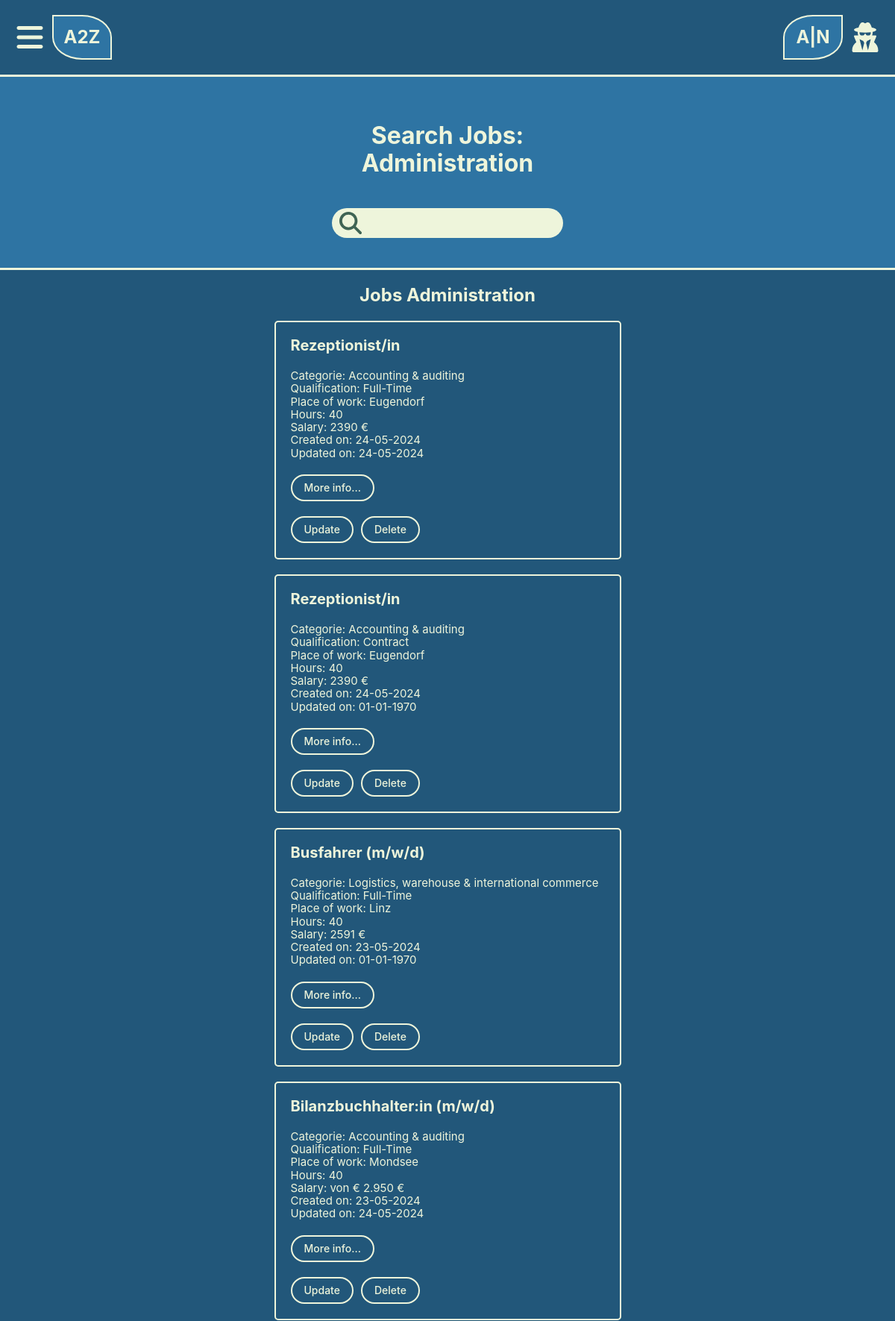
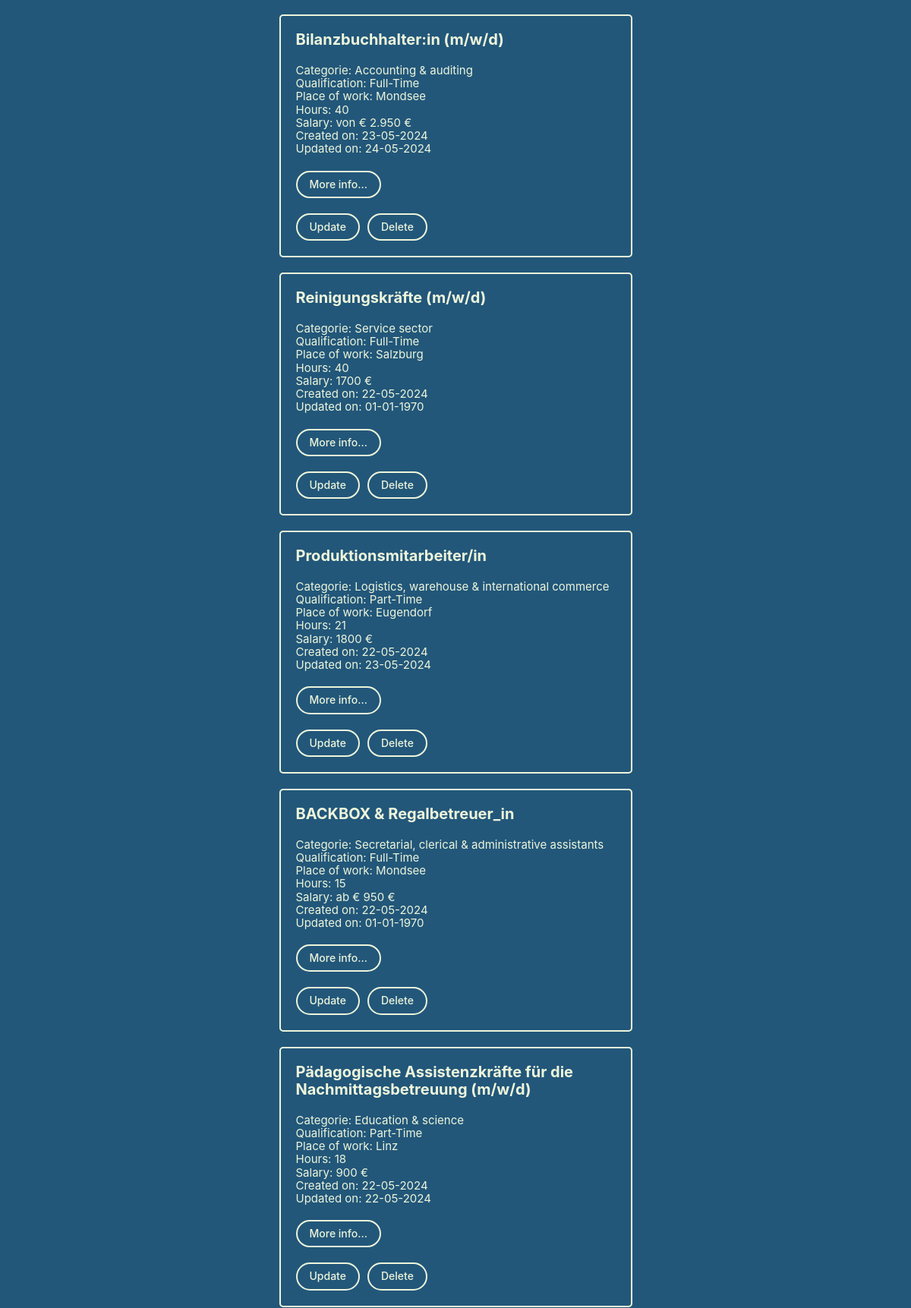
/admin/jobsadmin.php (signed in, upper part), run on the app's committed database (2 pictures, top to bottom).
### tables this page shows
CREATE TABLE `jobs` (
  `id` int(10) UNSIGNED NOT NULL,
  `user_id` int(10) UNSIGNED NOT NULL,
  `job_title` varchar(255) NOT NULL,
  `qualification_id` int(10) NOT NULL,
  `description` text NOT NULL,
  `categorie_id` int(10) NOT NULL,
  `place_of_work` varchar(255) NOT NULL,
  `hours` varchar(50) NOT NULL,
  `salary` varchar(50) NOT NULL,
  `created_on` date NOT NULL,
  `modified_on` date DEFAULT NULL,
  `status` varchar(7) NOT NULL
);

CREATE TABLE `categories` (
  `id` int(10) UNSIGNED NOT NULL,
  `categorie_name` varchar(255) NOT NULL
);

CREATE TABLE `qualifications` (
  `id` int(10) UNSIGNED NOT NULL,
  `qualification_name` varchar(255) NOT NULL
);

### admin/functions.php (called while the page is built, shortened)
<?php
spl_autoload_register(
    function (string $class) {
        $prefix = "WIFI\\JWE23\\";
        $length = strlen($prefix);
        $basis = __DIR__ . "/";
        $class_without_prefix = substr($class, $length);
        $datei = $basis . $class_without_prefix . ".php";
        $datei = str_replace("\\", "/", $datei);
    }
);

### admin/DataBanking/MySql.php (called while the page is built, shortened)
<?php
class MySql
{
    private static ?MySql $instanz = null;
    public static function getInstanz(): MySql
    {
        if (!self::$instanz) {
            self::$instanz = new MySql();
        }
        return self::$instanz;
    }
    private \mysqli $db;
    public function connect()
    {
        $this->db = new \mysqli(MYSQL_HOST, MYSQL_USER, MYSQL_PASSWORD, MYSQL_DATABANK);
        $this->db->set_charset("utf8mb4");
    }
    public function escape(string $value): string {
        return $this->db->real_escape_string($value);
    }
    public function query(string $input): \mysqli_result|bool
    {
        $result = $this->db->query($input);
        return $result;
    }
}

### admin/DataBanking/Model/Jobs.php (called while the page is built, shortened)
<?php
class Jobs {
    public function all_jobs_admin(): array
    {
        $all_jobs = array();
        $db = Mysql::getInstanz();
        $result = $db->query("SELECT * FROM jobs ORDER BY id DESC");
        while ($row = $result->fetch_assoc())
        {
            $all_jobs[] = new Job($row);
        }
        return $all_jobs;
    }
}

### admin/DataBanking/Model/Row/RowAbstract.php (called while the page is built, shortened)
<?php
abstract class RowAbstract
{
    protected string $tabel;
    private array $data = array();
    public function __construct(array|int $id_or_data)
    {
        if (is_array($id_or_data))
        {
            $this->data = $id_or_data;
        } else {
            $db = Mysql::getInstanz();
            $sql_id = $db->escape($id_or_data);
            $result = $db->query("SELECT * FROM {$this->tabel} WHERE id = '{$sql_id}'");
            $this->data = $result->fetch_assoc();
        }
    }
    public function __get(string $eigenschaft):mixed
    {
        return $this->data[$eigenschaft];
    }
}

### admin/DataBanking/Model/Row/Job.php (called while the page is built, shortened)
<?php
class Job extends RowAbstract
{
    public function get_categorie(): Categorie
    {
        return new Categorie($this->categorie_id);
    }
    public function get_qualification(): Qualification
    {
        return new Qualification($this->qualification_id);
    }
}

### admin/jobsadmin.php (the view, shortened to what this page needs)
<?php
include "header.php";
?>
            <div class="wrapper-accent border-bottom">
                <div class="wrapper">
                    <div class="hero">
                        <h1><?php
                            if ($_SESSION["admin"] == 1) {
                                echo "Search Jobs: <br> Administration";
                            } else {
                                echo "Search Jobs: <br>" . htmlspecialchars($_SESSION["firm"]);
                            } ?></h1>
                        <div class="hero__box">
                            <div class="search-field">
                                <img
                                    class="search-field__img"
                                    src="icons/search.svg"
                                    alt=""
                                />
                                <input
                                    class="search-field__input"
                                    type="text"
                                    id="search-field"
                                />
                            </div>
                        </div>
                    </div>
                </div>
            </div>
        </header>
        <main>
            <div class="wrapper-main">
                <div class="wrapper">
                    <h2 class="text-center top-bot-pad-2"><?php
                    if ($_SESSION["admin"] == 1) {
                        echo htmlspecialchars("Jobs Administration");
                    } else {
                        echo htmlspecialchars($_SESSION["firm"] . " Administration");
                    } ?>
                    </h2>
                    <div class="cards-box">
                        <?php
                        if ($_SESSION["admin"])
                        {
                        $jobs = new Jobs;
                        $all_jobs = $jobs->all_jobs_admin();
                        foreach ($all_jobs as $job)
                            {
                            $created_on = $job->created_on;
                            $display_created = date("d-m-Y", strtotime($created_on));
                            $modified_on = $job->modified_on;
                            $display_modified = date("d-m-Y", strtotime($modified_on));
                            echo "<div class='card'>";
                                echo "<h3 class='card__title'>{$job->job_title}</h3>";
                                echo "<div>";
                                    echo "<ul class='card__ul'>";
                                        echo "<li>Categorie: {$job->get_categorie()->categorie_name}</li>";
                                        echo "<li>Qualification: {$job->get_qualification()->qualification_name}</li>";
                                        echo "<li>Place of work: {$job->place_of_work}</li>";
                                        echo "<li>Hours: {$job->hours}</li>";
                                        echo "<li>Salary: {$job->salary} €</li>";
                                        echo "<li>Created on: {$display_created}</li>";
                                        echo "<li>Updated on: {$display_modified}</li>";
                                    echo "</ul>";
                                echo "</div>";
                                echo "<button class='btn card__btn no-anchor-color btn-slide'>More info...</button>";
                                echo "<div class='btn-div-start'>";
                                    echo "<a href='jobsnew.php?id={$job->id}' class='btn card__btn no-anchor-color no-cursor'>Update</a>";
                                    echo "<a href='jobsdelete.php?id={$job->id}' class='btn card__btn no-anchor-color no-cursor'>Delete</a>";
                                echo "</div>";
                            echo "</div>";
                            }
                        }
                        ?>
                    </div>
                </div>
            </div>
        </main>
<?php
include "footer.php"
?>

### admin/css/main.css (style rules this page uses)
:root { --main: #22577a; --accent: #2e74a3; --text: #eef5db; --night: #12130f; }
*, *::before, *::after { margin: 0; padding: 0; box-sizing: border-box; word-break: keep-all; }
html { font-size: 62.5%; font-family: Inter, system-ui, -apple-system, BlinkMacSystemFont, 'Segoe UI', Roboto, Oxygen, Ubuntu, Cantarell, 'Open Sans', 'Helvetica Neue', sans-serif; color: var(--text); height: 100%; width: 100%; }
body { display: flex; flex-direction: column; justify-content: space-between; height: 100%; width: 100%; }
img { width: 100%; }
.text-center { text-align: center; }
.main-color { background: var(--main); }
.top-bot-pad-2 { padding: 2rem 0; }
.wrapper { max-width: 1280px; margin: 0 auto; }
.wrapper-main { width: 100%; background-color: var(--main); }
.wrapper-accent { width: 100%; background-color: var(--accent); }
.border-bottom { border-bottom: 3px solid var(--text); }
.no-anchor-color { text-decoration: none; color: var(--text); }
h1 { font-size: 3.2rem; }
h2 { font-size: 2.4rem; }
h3 { font-size: 2rem; }
a { color: var(--text); }
.btn { color: var(--text); padding: 1rem 2rem; font-size: 1.8rem; border: 2px solid var(--text); border-radius: 25px; letter-spacing: 0.2px; font-weight: 500; width: max-content; }
.btn-div-start { display: flex; flex-direction: row; justify-content: flex-start; align-items: center; gap: 1rem; }
input { background: var(--text); border: none; font-size: 1.8rem; }
.hero { background: var(--accent); padding: 4rem 2rem; text-align: center; display: flex; flex-direction: column; justify-content: center; align-items: center; gap: 2rem; }
.search-field { background: var(--text); display: flex; flex-direction: row; justify-content: center; align-items: center; padding: 0.5rem 1rem 0.5rem 1rem; gap: 1rem; width: min-content; border-radius: 20px; }
.search-field__img { width: 3rem; height: 3rem; }
.search-field__input { max-width: 25rem; height: 3rem; font-weight: 500; }
.cards-box { padding: 0 2rem 4rem; display: flex; flex-direction: column; justify-content: center; align-items: center; gap: 2rem; }
.card { padding: 2rem; border: 2px solid var(--text); display: flex; flex-direction: column; gap: 2rem; width: 100%; max-width: 465px; border-radius: 5px; background: var(--main); }
.card__ul { list-style: none; font-size: 1.5rem; }
.card__btn { font-size: 1.4rem; letter-spacing: 0; padding: 0.8rem 1.6rem; background: var(--main); }

### data on the page
jobs: job_title "Rezeptionist/in", categorie.categorie_name "Accounting & auditing", qualification.qualification_name "Full-Time", place_of_work "Eugendorf", hours "40", salary "2390", created_on "24-05-2024", modified_on "24-05-2024"
jobs: job_title "Rezeptionist/in", categorie.categorie_name "Accounting & auditing", qualification.qualification_name "Contract", place_of_work "Eugendorf", hours "40", salary "2390", created_on "24-05-2024", display_modified "01-01-1970"
jobs: job_title "Busfahrer (m/w/d)", categorie.categorie_name "Logistics, warehouse & international commerce", qualification.qualification_name "Full-Time", place_of_work "Linz", hours "40", salary "2591", created_on "23-05-2024", display_modified "01-01-1970"
jobs: job_title "Bilanzbuchhalter:in (m/w/d)", categorie.categorie_name "Accounting & auditing", qualification.qualification_name "Full-Time", place_of_work "Mondsee", hours "40", salary "von € 2.950", created_on "23-05-2024", modified_on "24-05-2024"
jobs: job_title "Bilanzbuchhalter:in (m/w/d)", categorie.categorie_name "Accounting & auditing", qualification.qualification_name "Full-Time", place_of_work "Mondsee", hours "40", salary "von € 2.950", created_on "23-05-2024", modified_on "24-05-2024"
jobs: job_title "Reinigungskräfte (m/w/d)", categorie.categorie_name "Service sector", qualification.qualification_name "Full-Time", place_of_work "Salzburg", hours "40", salary "1700", created_on "22-05-2024", display_modified "01-01-1970"
jobs: job_title "Produktionsmitarbeiter/in", categorie.categorie_name "Logistics, warehouse & international commerce", qualification.qualification_name "Part-Time", place_of_work "Eugendorf", hours "21", salary "1800", created_on "22-05-2024", modified_on "23-05-2024"
jobs: job_title "BACKBOX & Regalbetreuer_in", categorie.categorie_name "Secretarial, clerical & administrative assistants", qualification.qualification_name "Full-Time", place_of_work "Mondsee", hours "15", salary "ab € 950", created_on "22-05-2024", display_modified "01-01-1970"
jobs: job_title "Pädagogische Assistenzkräfte für die Nachmittagsbetreuung (m/w/d)", categorie.categorie_name "Education & science", qualification.qualification_name "Part-Time", place_of_work "Linz", hours "18", salary "900", created_on "22-05-2024", modified_on "22-05-2024"

### other printed values
substr($_SESSION["first_name"], 0, 1) "A"
substr($_SESSION["last_name"], 0, 1) "N"
